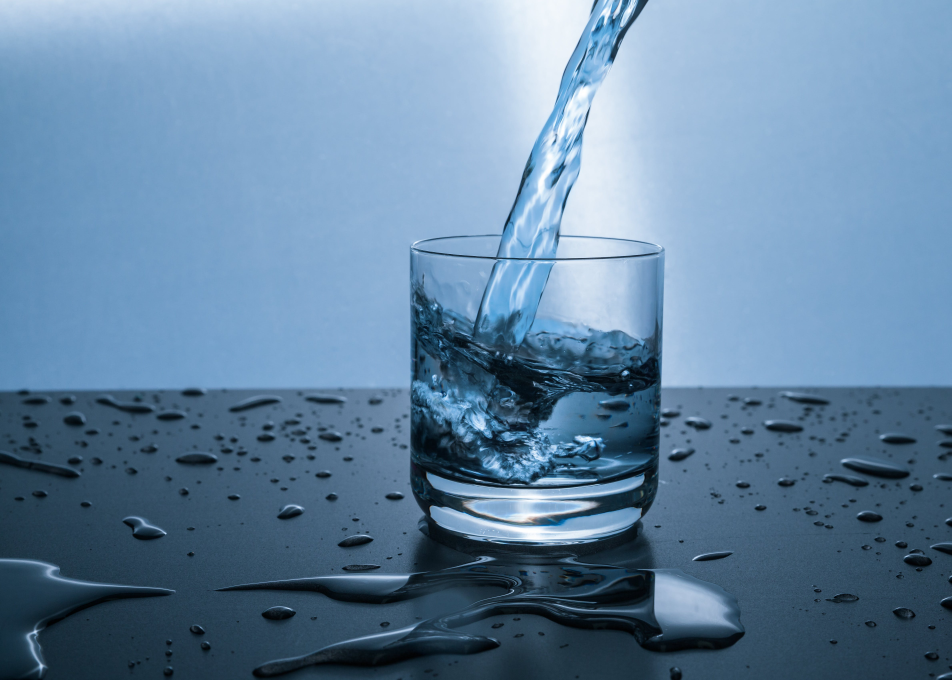
#> input picture openCV/video_play/image/1.jpg, 4759 x 3399 px (shown at 1/5 size)
$ python write_single.py
#> lines starting #> are read from the running program, lines starting #| are printed output that depends on the picture
# write single image

import cv2

# Open a video file for writing
output_path = 'video_1/demo.mp4'
fourcc = cv2.VideoWriter_fourcc(*'mp4v')  # Use the default codec for MP4
out = cv2.VideoWriter(output_path, fourcc, 20.0, (640, 480))  # Adjust parameters as needed

# Generate frames (for demonstration purposes, you can replace this with actual frames)
for i in range(100):
    frame = cv2.putText(
        cv2.imread('image/1.jpg'), f'Frame {i}', (50, 50),
        cv2.FONT_HERSHEY_SIMPLEX, 1, (255, 255, 255), 2, cv2.LINE_AA
    )

    # Resize the frame to match the specified dimensions
    frame = cv2.resize(frame, (640, 480))
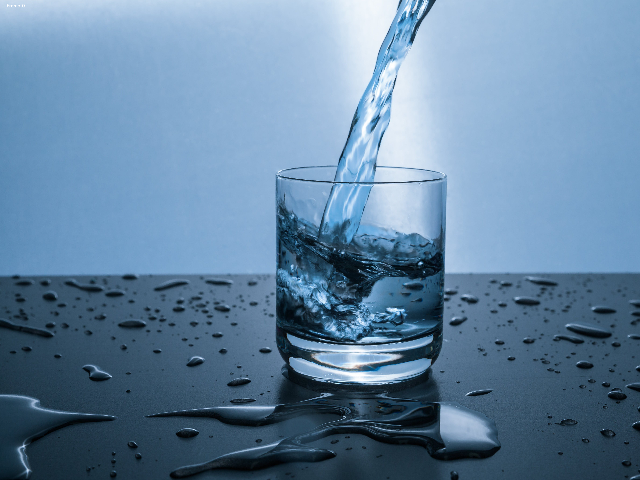
#> frame: shape (480, 640, 3); mean B, G, R 160.7, 132.3, 100.5

    # Write the frame to the video file
    out.write(frame)

# Release the video writer object
out.release()

'''
frame = cv2.putText(
    cv2.imread('image/1.jpg'),  # Read the image from the file 'image/1.jpg'
    f'Frame {i}',               # Text to be added to the image, where {i} is a variable placeholder
    (50, 50),                    # Position of the text (x, y) in the image
    cv2.FONT_HERSHEY_SIMPLEX,    # Font type (simplex in this case)
    1,                           # Font scale factor
    (255, 255, 255),             # Color of the text (in BGR format, white in this case)
    2,                           # Thickness of the text
    cv2.LINE_AA                  # Line type (anti-aliased line, smooth edges)
)
'''
